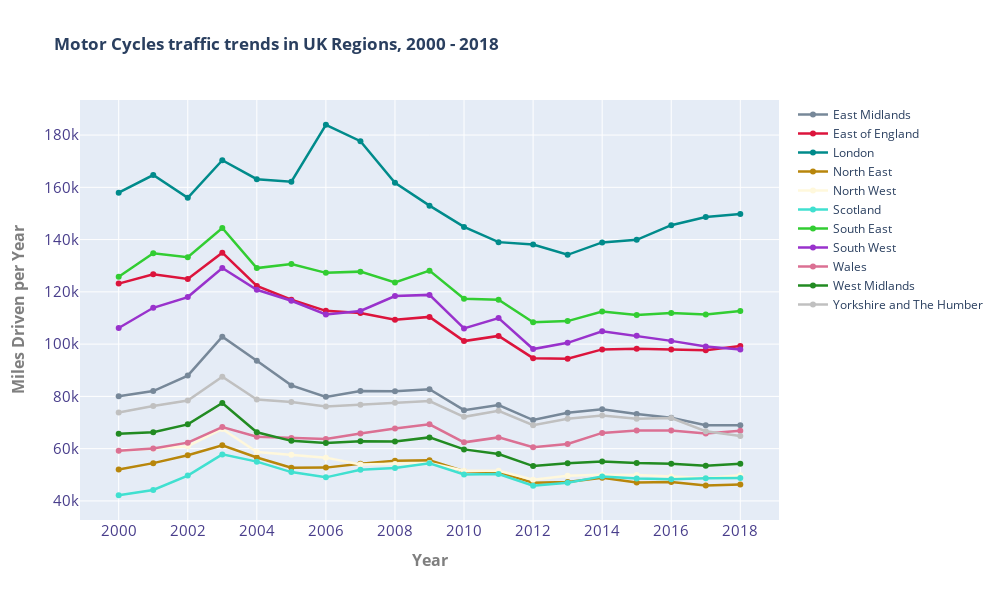

Source (notebook cell):
### Code cell
### Motor Cycles --- UK Regions###
vehicles_traffic_flow(uk_traffic, 'two_wheeled_motor_vehiclesmiles_driven', 'region_name')
